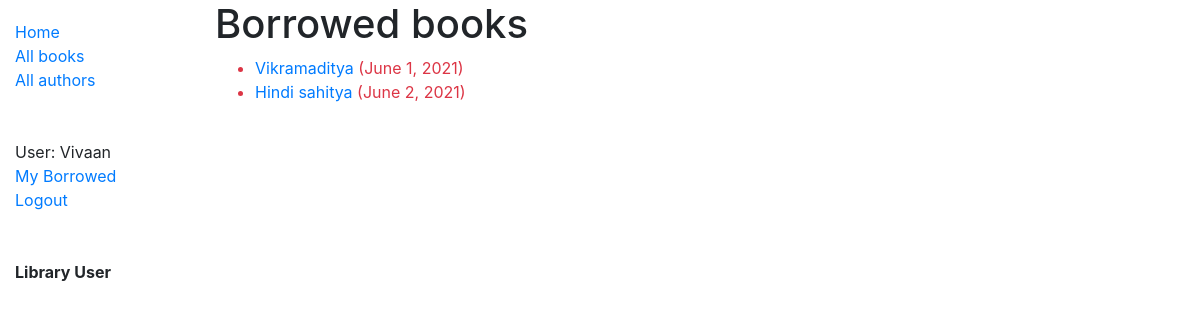
The app's page /mybooks/ (signed in) with its own data.
### catalog/models.py (models this page shows, shortened)
class BookInstance(models.Model):
	id = models.UUIDField(primary_key=True, default=uuid.uuid4, help_text='Unique ID for this particular book across whole library')
	borrower = models.ForeignKey(User, on_delete=models.SET_NULL, null=True, blank=True)
	book = models.ForeignKey(Book, on_delete=models.PROTECT, null=True)
	imprint = models.CharField(max_length=200)
	due_back =  models.DateField(null=True, blank=True)
	load_status = (
		('m','Maintanance'),
		('o','On loan'),
		('a','Available'),
		('r','reserved')
		)
	status = models.CharField(max_length=1, choices=load_status, blank=True, default='m', help_text="Book availibility")
	class Meta:
		ordering = ['due_back']
		permissions = (("can_mark_returned", "Set book as returned"),)
	def is_overdue(self):
		if self.due_back and date.today() > self.due_back :
			return True
		else:
			return False

class Book(models.Model):
	title = models.CharField(max_length=200)
	author = models.ForeignKey(Author,on_delete=models.SET_NULL, null=True)
	summary = models.TextField(max_length=1000, help_text="Enter the brief discription of the book")
	isbn = models.CharField('ISBN', max_length=13, unique=True,
		help_text='13 Character <a href="https://www.isbn-international.org/content/what-isbn">ISBN number</a>')
	genre = models.ManyToManyField(Genre, help_text="select a genre for this book")
	language = models.ForeignKey(Language, on_delete=models.SET_NULL, null=True)
	class Meta:
		ordering = ['title', 'author']
	"""Returns the url to access a particular book instance."""
	def display_genre(self):
		"""Create a string for the Genre. This is required to display genre in Admin."""
		return ','.join(genre.name for genre in self.genre.all()[:3])
	display_genre.short_description = 'Genre'

### catalog/views.py (the view)
# urls.py: url(r'^mybooks/',LoanedBooksByUserListView.as_view(),name='my-borrowed'),
class LoanedBooksByUserListView(LoginRequiredMixin, ListView):
	model = BookInstance
	template_name = 'catalog/bookinstance_list_borrowed_user.html'
	paginate_by = 10
	def get_queryset(self):
		return BookInstance.objects.filter(borrower=self.request.user).filter(status__exact='o').order_by('due_back')
	def get_context_data(self, **kwargs):
		context = super(LoanedBooksByUserListView, self).get_context_data(**kwargs)
		context['alluser'] = BookInstance.objects.filter(status__exact='o').order_by('due_back')
		return context

### catalog/templates/catalog/bookinstance_list_borrowed_user.html
{% extends "base.html" %}
{% block content %}
    <h1>Borrowed books</h1>
    {% if bookinstance_list %}
   	<ul>
    {% for bookinst in bookinstance_list %}
      <li class="{% if bookinst.is_overdue %}text-danger{% endif %}">
        <a href="{% url 'catalog:book-detail' bookinst.book.pk %}">{{bookinst.book.title}}</a> ({{ bookinst.due_back }})
      </li>
    {% endfor %}
    </ul>
    {% else %}
      <p>There are no books borrowed.</p>
    {% endif %}
{% endblock %}

### myjaan/templates/base.html (shortened to what this page needs)
<!DOCTYPE html>
<html lang="en">
<head>
  <link rel="stylesheet" href="https://cdn.jsdelivr.net/npm/bootstrap@4.5.3/dist/css/bootstrap.min.css">
  {% load static %}
  <link rel="stylesheet" href="{% static 'css/styles.css' %}">
</head>
<body>
  <div class="container-fluid">
    <div class="row">
      <div class="col-sm-2">
      {% block sidebar %}
        <ul class="sidebar-nav">
          <li><a href="{% url 'catalog:index' %}">Home</a></li>
          <li><a href="{% url 'catalog:books'%}">All books</a></li>
          <li><a href="{% url 'catalog:authors' %}">All authors</a></li>
          <br>
          <br>
          {% if user.is_authenticated %}
          <li>User: {{ user.get_username }}</li>
          <li><a href="{% url 'catalog:my-borrowed' %}">My Borrowed</a></li>
          <li><a href="{% url 'logout'%}?next={{request.path}}">Logout</a></li>
          <br>
          <br>
          {%  if user.is_staff %}
          <p><b>Staff</b></p>
          <li><a href="{% url 'catalog:all-borrowed'%}">All Borrowed</a></li>
          {% else %}
          <p><b>Library User</b></p>
          {% endif %}
          {% else %}
          <li><a href="{% url 'login'%}?next={{request.path}}">Login</a></li>
          {% endif %}
        </ul>
     {% endblock %}
      </div>
      <div class="col-sm-10 ">{% if user.is_authenticated %}
        {% block content %}{% endblock %}
        {% else %}
        {% block login %}
        {% endblock %}
        {% endif %}
      </div>
    </div>
  </div>
</body>
</html>

### catalog/static/css/styles.css (style rules this page uses)
.sidebar-nav { margin-top: 20px; padding: 0; list-style: none; }

### records on screen
BookInstance: book "Vikramaditya", due_back "June 1, 2021"
BookInstance: book "Hindi sahitya", due_back "June 2, 2021"

### other values on screen
{{ user.get_username }} "Vivaan"
